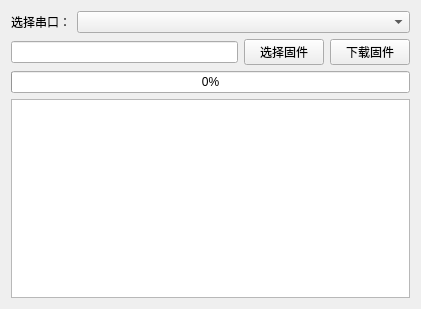
<?xml version="1.0" encoding="UTF-8"?>
<ui version="4.0">
 <class>Widget</class>
 <widget class="QWidget" name="Widget">
  <property name="geometry">
   <rect>
    <x>0</x>
    <y>0</y>
    <width>421</width>
    <height>309</height>
   </rect>
  </property>
  <property name="windowTitle">
   <string>MCUDownloader</string>
  </property>
  <layout class="QGridLayout" name="gridLayout">
   <item row="0" column="0">
    <layout class="QHBoxLayout" name="horizontalLayout">
     <item>
      <widget class="QLabel" name="label">
       <property name="maximumSize">
        <size>
         <width>60</width>
         <height>16777215</height>
        </size>
       </property>
       <property name="text">
        <string>选择串口：</string>
       </property>
      </widget>
     </item>
     <item>
      <widget class="QComboBox" name="cmbSerialChose"/>
     </item>
    </layout>
   </item>
   <item row="1" column="0">
    <layout class="QHBoxLayout" name="horizontalLayout_2">
     <item>
      <widget class="QLineEdit" name="lineEdit"/>
     </item>
     <item>
      <widget class="QPushButton" name="btnFirmwareChose">
       <property name="text">
        <string>选择固件</string>
       </property>
      </widget>
     </item>
     <item>
      <widget class="QPushButton" name="btnFirmwareDownload">
       <property name="text">
        <string>下载固件</string>
       </property>
      </widget>
     </item>
    </layout>
   </item>
   <item row="2" column="0">
    <widget class="QProgressBar" name="progressBar">
     <property name="value">
      <number>0</number>
     </property>
    </widget>
   </item>
   <item row="3" column="0">
    <widget class="QTextBrowser" name="textBrowser"/>
   </item>
  </layout>
 </widget>
 <layoutdefault spacing="6" margin="11"/>
 <resources/>
 <connections/>
</ui>
